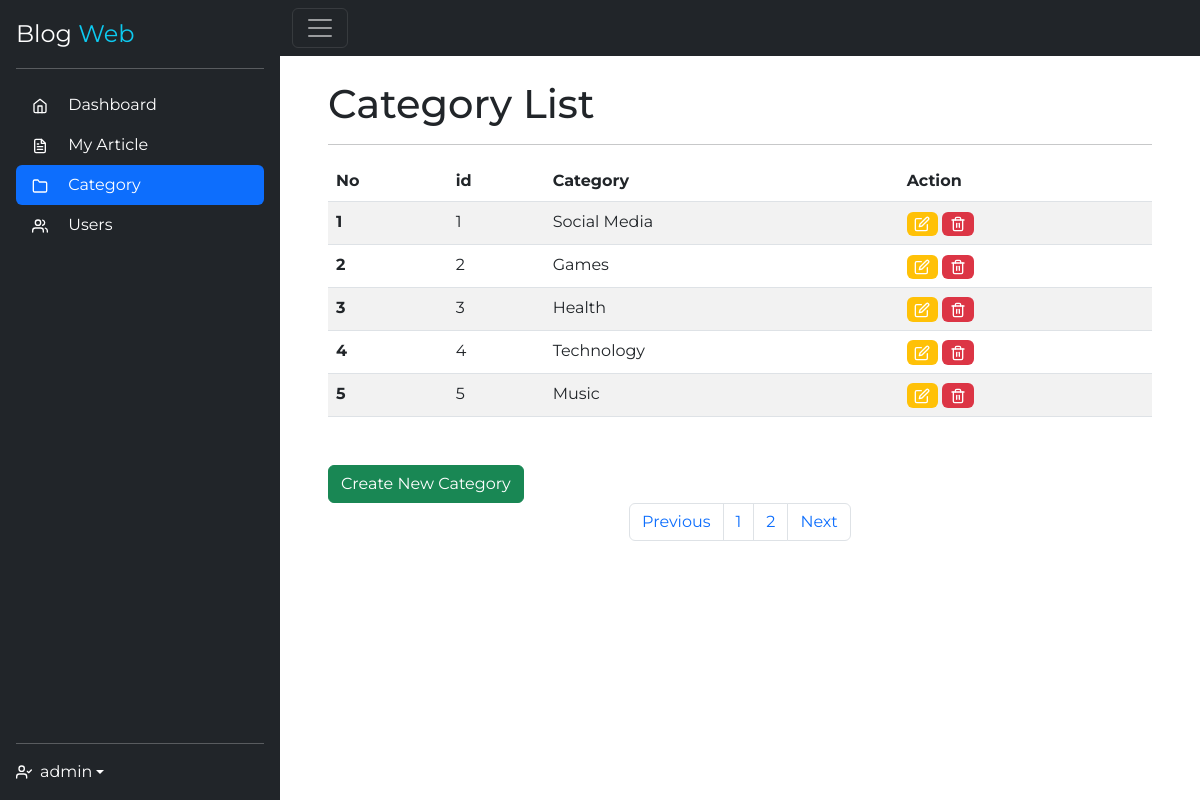
Screenshot of /dashboard/category/list.php (signed in) with the database file from the repository.
### tables this page shows
CREATE TABLE `category` (
  `id` int(11) NOT NULL AUTO_INCREMENT,
  `name` varchar(255) DEFAULT NULL,
  PRIMARY KEY (`id`)
);

### dashboard/category/list.php (the view, shortened to what this page needs)
<?php
include '../templates/header.php';
if ($role == 1) {
?>
    <h1>Category List</h1>
    <hr>
    <table class="table table-striped mb-5">
        <thead>
            <tr>
                <th scope="col">No</th>
                <th scope="col">id</th>
                <th scope="col">Category</th>
                <th scope="col">Action</th>
            </tr>
        </thead>
        <tbody>
            <?php
            $batas = 5;
            $halaman = isset($_GET['halaman']) ? (int)$_GET['halaman'] : 1;
            $halaman_awal = ($halaman > 1) ? ($halaman * $batas) - $batas : 0;
            $previous = $halaman - 1;
            $next = $halaman + 1;
            $sql = "SELECT id, name FROM category";
            $data = mysqli_query($connect, $sql);
            $jumlah_data = mysqli_num_rows($data);
            $total_halaman = ceil($jumlah_data / $batas);
            $query = "$sql limit $halaman_awal, $batas";
            $categories = mysqli_query($connect, $query);
            if (mysqli_num_rows($categories) > 0) {
                $i = $halaman_awal + 1;
                foreach ($categories as $category) {
            ?>
                    <tr>
                        <th scope="row"><?= $i ?></th>
                        <td><?= $category['id'] ?></td>
                        <td><?= $category['name'] ?></td>
                        <td>
                            <a href="edit.php?c_id=<?= $category['id'] ?>" class="badge bg-warning">
                                <i data-feather="edit"></i>
                            </a>
                            <a href="../process/deleteCategory.php?c_id= <?= $category['id'] ?>" class="badge bg-danger" <?php if ($category['id'] == 7) {
                                                                                                                                echo "style='display:none'";
                                                                                                                            } ?>>
                                <i data-feather="trash-2"></i>
                            </a>
                        </td>
                    </tr>
            <?php
                    $i++;
                }
            }
            ?>
        </tbody>
    </table>
    <a class="btn btn-success" href="create.php">Create New Category</a>
    <nav>
        <ul class="pagination justify-content-center">
            <li class="page-item">
                <a class="page-link" <?php if ($halaman > 1) {
                                            echo "href='?halaman=$previous'";
                                        } ?>>Previous</a>
            </li>
            <?php
            for ($x = 1; $x <= $total_halaman; $x++) {
            ?>
                <li class="page-item"><a class="page-link" href="?halaman=<?= $x ?>"><?= $x; ?></a></li>
            <?php
            }
            ?>
            <li class="page-item">
                <a class="page-link" <?php if ($halaman < $total_halaman) {
                                            echo "href='?halaman=$next'";
                                        } ?>>Next</a>
            </li>
        </ul>
    </nav>
    </article>
    </main>
    </div>
<?php
} else {
?>
    <h3>Oopss.. Looks like something went wrong</h3>
    <br>Click here to <a href='../index.php'>Go Back</a>
    </main>
<?php
}
include '../templates/footer.php'; ?>

### css/style.css (style rules this page uses)
* { font-family: 'Montserrat', sans-serif; }
.feather { width: 16px; height: 16px; }

### rows the page displays
category: id "1", name "Social Media"
category: id "2", name "Games"
category: id "3", name "Health"
category: id "4", name "Technology"
category: id "5", name "Music"

### other values shown
$username "admin"
